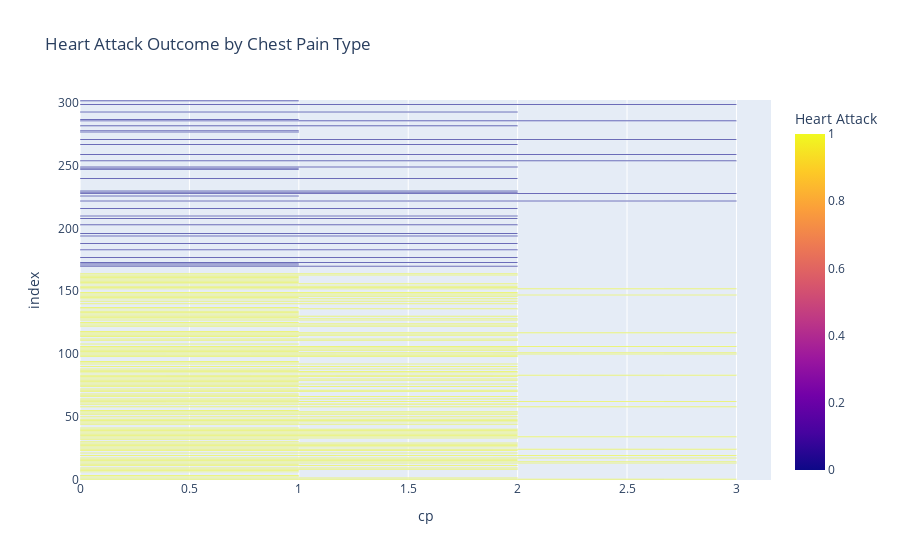

The notebook cell saved with this chart:
### Markdown cell above
### Plot7. Bar Plot -  Heart Attack Outcome by Chest Pain Type

### Code cell
fig7 = px.bar(df, x="cp", color="output", title="Heart Attack Outcome by Chest Pain Type", labels={"output": "Heart Attack"})
fig7.show()

### Figure 1 — Plotly figure (JSON) as saved in the notebook; plotly's stock layout.template omitted (floating-point values rounded to 4 significant figures; data arrays with more than 128 entries replaced by an {"elided": "..."} marker saying what was removed)
{"data": [{"alignmentgroup": "True", "hovertemplate": "cp=%{x}<br>index=%{y}<br>Heart Attack=%{marker.color}<extra></extra>", "legendgroup": "", "marker": {"color": {"elided": "303 int values"}, "coloraxis": "coloraxis", "pattern": {"shape": ""}}, "name": "", "offsetgroup": "", "orientation": "h", "showlegend": false, "textposition": "auto", "type": "bar", "x": {"elided": "303 int values"}, "xaxis": "x", "y": {"elided": "303 int values"}, "yaxis": "y"}], "layout": {"barmode": "relative", "coloraxis": {"colorbar": {"title": {"text": "Heart Attack"}}, "colorscale": [[0, "#0d0887"], [0.1111, "#46039f"], [0.2222, "#7201a8"], [0.3333, "#9c179e"], [0.4444, "#bd3786"], [0.5556, "#d8576b"], [0.6667, "#ed7953"], [0.7778, "#fb9f3a"], [0.8889, "#fdca26"], [1, "#f0f921"]]}, "legend": {"tracegroupgap": 0}, "title": {"text": "Heart Attack Outcome by Chest Pain Type"}, "xaxis": {"anchor": "y", "domain": [0, 1], "title": {"text": "cp"}}, "yaxis": {"anchor": "x", "domain": [0, 1], "title": {"text": "index"}}}}
